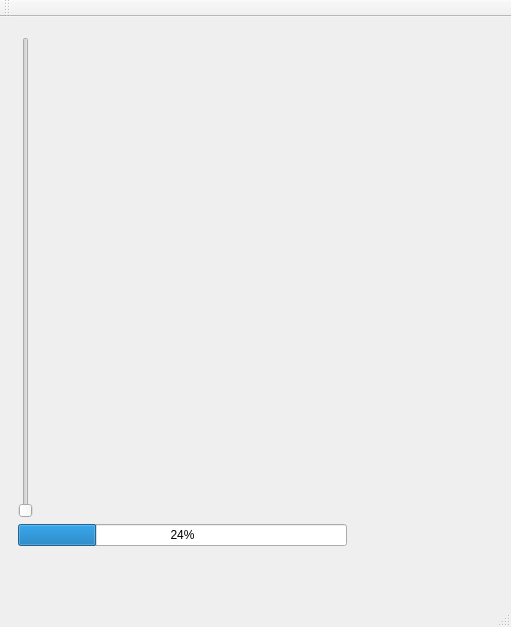
<?xml version="1.0" encoding="UTF-8"?>
<ui version="4.0">
 <class>MainWindow</class>
 <widget class="QMainWindow" name="MainWindow">
  <property name="geometry">
   <rect>
    <x>0</x>
    <y>0</y>
    <width>511</width>
    <height>627</height>
   </rect>
  </property>
  <property name="windowTitle">
   <string>MainWindow</string>
  </property>
  <widget class="QWidget" name="centralWidget">
   <widget class="QWidget" name="">
    <property name="geometry">
     <rect>
      <x>7</x>
      <y>9</y>
      <width>351</width>
      <height>531</height>
     </rect>
    </property>
    <layout class="QVBoxLayout" name="verticalLayout">
     <item>
      <widget class="QSlider" name="verticalSlider">
       <property name="orientation">
        <enum>Qt::Vertical</enum>
       </property>
      </widget>
     </item>
     <item>
      <widget class="QProgressBar" name="progressBar">
       <property name="value">
        <number>24</number>
       </property>
      </widget>
     </item>
    </layout>
   </widget>
  </widget>
  <widget class="QMenuBar" name="menuBar">
   <property name="geometry">
    <rect>
     <x>0</x>
     <y>0</y>
     <width>511</width>
     <height>26</height>
    </rect>
   </property>
  </widget>
  <widget class="QToolBar" name="mainToolBar">
   <attribute name="toolBarArea">
    <enum>TopToolBarArea</enum>
   </attribute>
   <attribute name="toolBarBreak">
    <bool>false</bool>
   </attribute>
  </widget>
  <widget class="QStatusBar" name="statusBar"/>
 </widget>
 <layoutdefault spacing="6" margin="11"/>
 <resources/>
 <connections/>
</ui>
